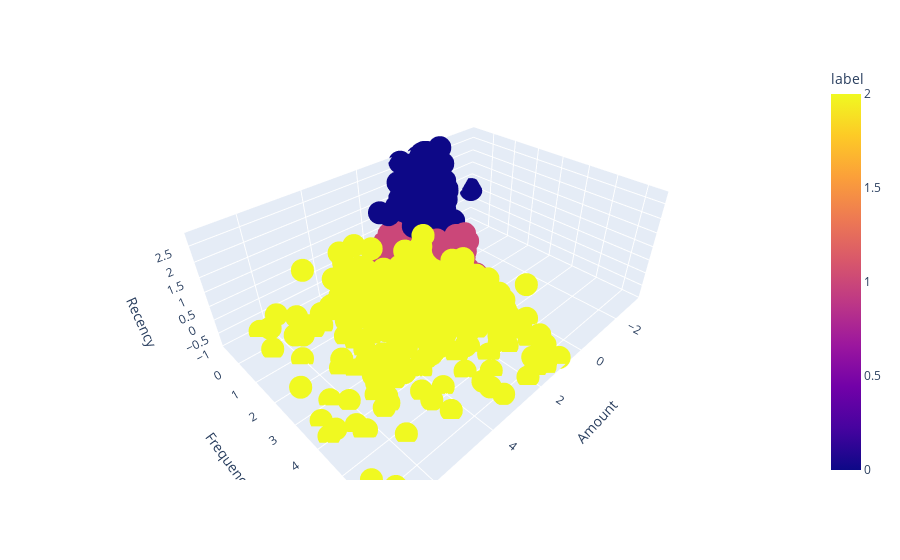

The notebook cell saved with this chart:
### Code cell
px.scatter_3d(rfm_new, x = 'Amount', y = 'Frequency', z = 'Recency', color = 'label')

### Figure 1 — Plotly figure (JSON) as saved in the notebook; plotly's stock layout.template omitted (floating-point values rounded to 4 significant figures; data arrays with more than 128 entries replaced by an {"elided": "..."} marker saying what was removed)
{"data": [{"hovertemplate": "Amount=%{x}<br>Frequency=%{y}<br>Recency=%{z}<br>label=%{marker.color}<extra></extra>", "legendgroup": "", "marker": {"color": {"elided": "4293 int values"}, "coloraxis": "coloraxis", "symbol": "circle"}, "mode": "markers", "name": "", "scene": "scene", "showlegend": false, "type": "scatter3d", "x": {"elided": "4293 float values"}, "y": {"elided": "4293 float values"}, "z": {"elided": "4293 float values"}}], "layout": {"coloraxis": {"colorbar": {"title": {"text": "label"}}, "colorscale": [[0, "#0d0887"], [0.1111, "#46039f"], [0.2222, "#7201a8"], [0.3333, "#9c179e"], [0.4444, "#bd3786"], [0.5556, "#d8576b"], [0.6667, "#ed7953"], [0.7778, "#fb9f3a"], [0.8889, "#fdca26"], [1, "#f0f921"]]}, "legend": {"tracegroupgap": 0}, "margin": {"t": 60}, "scene": {"domain": {"x": [0, 1], "y": [0, 1]}, "xaxis": {"title": {"text": "Amount"}}, "yaxis": {"title": {"text": "Frequency"}}, "zaxis": {"title": {"text": "Recency"}}}}}
